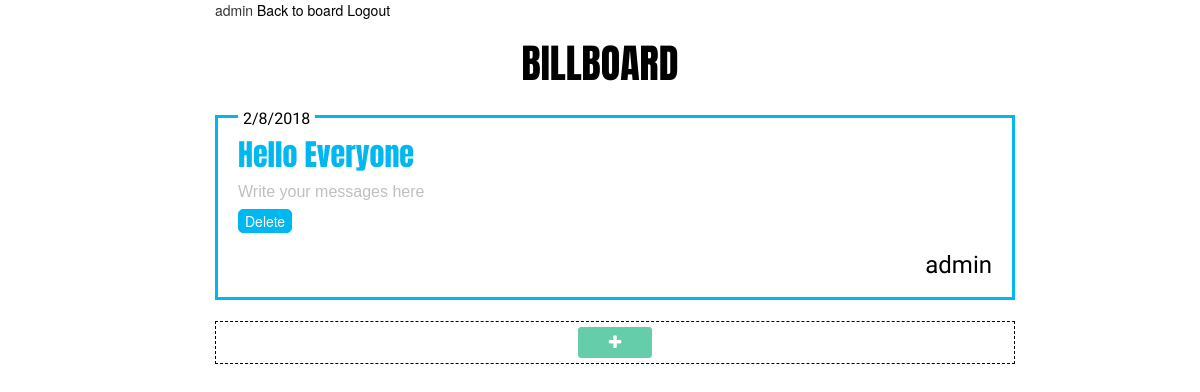
/mybillboard/board/messages/admin/ (signed in), run on an earlier commit of the app's database.
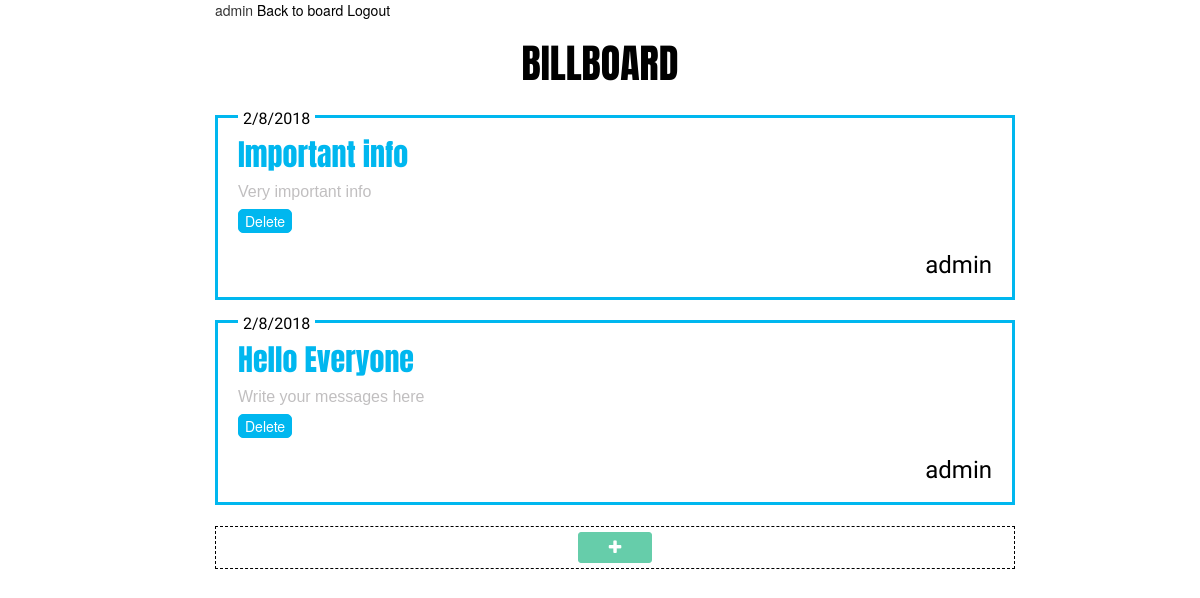
And on a later commit of the database.
### mybillboard/models.py (models this page shows, shortened)
@python_2_unicode_compatible
class Post(models.Model):
    user_name=models.CharField(max_length=20)
    subject=models.CharField(max_length=50)
    message=models.CharField(max_length=400)
    post_date=models.DateTimeField('post_date')
    def __str__(self):
        return self.subject
    def get_day(self):
        return self.post_date.day
    def get_month(self):
        return self.post_date.month
    def get_year(self):
        return self.post_date.year

### mybillboard/views.py (the view)
# urls.py: url(r'board/messages/(?P<user>\D+|\w+|\W+)/$', views.user_view, name='user_view'),
def user_view(request, user):
    user = request.user.username
    post_list = Post.objects.filter(user_name=user).order_by("-post_date")
    print post_list
    new_user=request.user
    print "lalala " + new_user.username
    context = {
        'title': 'BILLBOARD',
        'user': user,
        'posts': post_list,
    }
    return render(request, 'mybillboard/usermessages.html', context)

### mybillboard/templates/mybillboard/usermessages.html (shortened to what this page needs)
{% extends 'mybillboard/index.html' %}
{% block registration-info %}
    <div class="row myrow user-corner">
            <div class="col-xs-12 col-sm-12 col-md-10 col-lg-10 mycolumn user-corner middle">
                <div class="user-corner-wrapper">
                    <span id="user-name">{{user}}</span>
                    <a id="my-cabinet" href="{% url 'board' %}">Back to board</a>
                    <a id="logout" href="{% url 'logout' %}">Logout</a>
                </div>
            </div>
        <div class="col-xs-0 col-sm-0 col-md-2 col-lg-2 mycolumn user-corner right"></div>
    </div>
{% endblock %}
{% block content %}
    <div class="row myrow content">
        <div class="col-xs-0 col-sm-0 col-md-2 col-lg-2 mycolumn content left"></div>
        <div class="col-xs-12 col-sm-12 col-md-10 col-lg-10 mycolumn content middle">
            {% if posts %}
                {% for post in posts %}
                <form id="myform" class="myform">
                    <div class="post-box">
                        <div class="post-date">{{post.get_month}}/{{post.get_day}}/{{post.get_year}}</div>
                        <div class="post-content-wrapper">
                            <h3 class="subject-header" id="subject-header">{{post.subject}}</h3>
                            <div class="message-body">{{post.message}}</div>
                                <input type="submit" id="remove-msg" value="Delete"/>
                            <div class="user-name">{{post.user_name}}</div>
                        </div>
                    </div>
                </form>
                {% endfor %}
            {% else %}
                <div class="no-messages-notification">
                    <p>No messages...</p>
                    <p>Click the '+' button to add a new message</p>
                </div>
            {% endif %}
        </div>
        <div class="col-xs-0 col-sm-0 col-md-2 col-lg-2 mycolumn content right"></div>
    </div>
{% endblock %}
{% block new-message %}
    <div class="row myrow add">
        <div class="col-xs-0 col-sm-0 col-md-2 col-lg-2 mycolumn content left"></div>
        <div class="col-xs-12 col-sm-12 col-md-10 col-lg-10 mycolumn content middle">
            <div class="add-post-holder">
                <button class="add-post" id="add-post"><span id="icon-wrapper"><i class="fa fa-plus"></i></span></button>
            </div>
        </div>
        <div class="col-xs-0 col-sm-0 col-md-2 col-lg-2 mycolumn content right"></div>
    </div>
{% endblock %}

What changed in the data, as far as the page shows it:
added Post: get_month "2", get_day "8", get_year "2018", subject "Important info", message "Very important info", user_name "admin"
